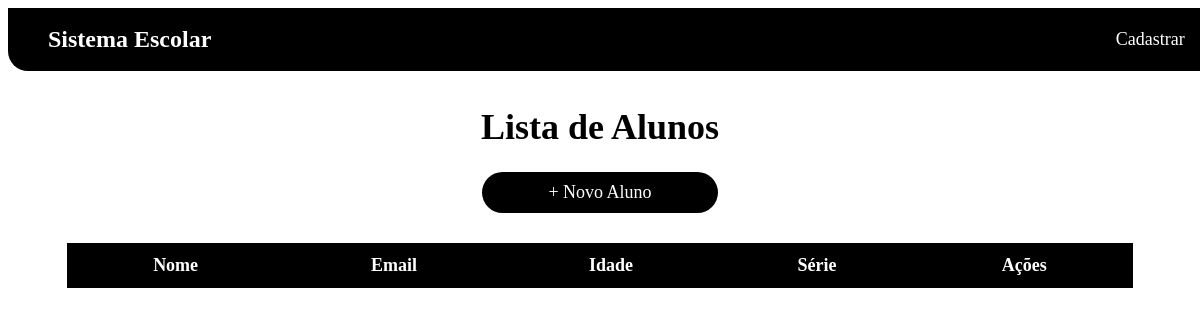
The app's page /, older data.
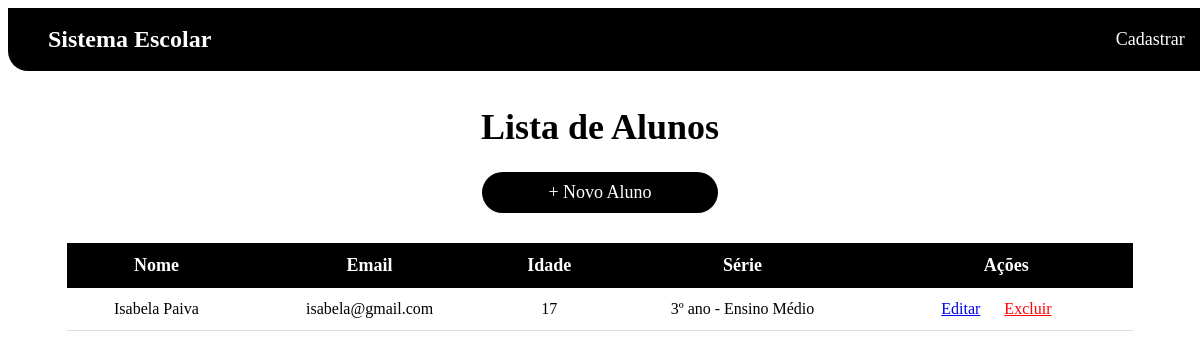
The same page, newer data.
### alunos/models.py (models this page shows, shortened)
class Aluno(models.Model):
    nome = models.CharField(max_length=255)
    email = models.EmailField(unique=True)
    idade = models.PositiveIntegerField()
    serie = models.CharField(max_length=50)
    motivo_evasao = models.TextField(blank=True, null=True)
    risco_evasao = models.BooleanField(default=False)
    data_cadastro = models.DateTimeField(auto_now_add=True)

### alunos/views.py (the view)
# urls.py: path('', listar_alunos, name='listar_alunos'),
def listar_alunos(request):
    alunos = Aluno.objects.all()
    return render(request, 'alunos/listar.html', {'alunos': alunos})

### alunos/templates/alunos/listar.html
{% load static %}
<link rel="stylesheet" href="{% static 'alunos/style.css' %}">
<div class="navbar">
    <div class="logo">Sistema Escolar</div>
    <div class="menu">
        <a href="{% url 'cadastrar_aluno' %}">Cadastrar</a>
    </div>
</div>
<h1>Lista de Alunos</h1>
<a href="{% url 'cadastrar_aluno' %}" class="novo-btn">+ Novo Aluno</a>
<div class="table-container">
<table>
    <thead>
        <tr>
            <th>Nome</th>
            <th>Email</th>
            <th>Idade</th>
            <th>Série</th>
            <th>Ações</th>
        </tr>
    </thead>
    <tbody>
        {% for aluno in alunos %}
        <tr>
            <td>{{ aluno.nome }}</td>
            <td>{{ aluno.email }}</td>
            <td>{{ aluno.idade }}</td>
            <td>{{ aluno.serie }}</td>
            <td>
                <a href="{% url 'editar_aluno' aluno.id %}">Editar</a>
                <a href="{% url 'excluir_aluno' aluno.id %}" class="delete">Excluir</a>
            </td>
        </tr>
        {% endfor %}
    </tbody>
</table>
</div>

Row changes from the older to the newer data that the page shows:
added Aluno: nome "Isabela Paiva", email "isabela@gmail.com", idade "17", serie "3º ano - Ensino Médio"
